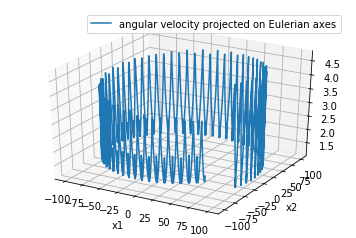

Write Python code to recreate this figure.
from numpy import sin, cos, pi, linspace
from scipy.integrate import odeint
import matplotlib as mpl
import matplotlib.pyplot as plt
from mpl_toolkits.mplot3d import Axes3D

t = linspace(0, 3.8, 1001)

def symmtop(y, t, I1, I3, M, g, h):
     theta, auxtheta, phi, auxphi, psi, auxpsi = y
     dydt = [auxtheta, 1/I1*(sin(theta)*(I1*auxphi*cos(theta)-I3*auxphi**2*cos(theta)-I3*auxphi*auxpsi+0.5*I3*M*g*h)), 
             auxphi, -1/(I1*sin(theta)**2+I3*cos(theta)**2)*(2*I1*auxtheta*auxphi*sin(theta)*cos(theta)-2*I3*auxtheta*auxphi*sin(theta)*cos(theta)+I3*auxpsi*auxtheta*sin(theta)), 
             auxpsi, -auxphi*cos(theta)+auxtheta*phi*sin(theta)]
     return dydt

I1 = 2; #I1 = I2 for symmetric top
I3 = 1;
M = 1; # mass of top
g = 9.8 #acceleration due to gravity
h = 0.5 #height of center of mass
y0 = [pi/4, 100, pi/4, 1, pi/4, 1] #initial conditions

sol = odeint(symmtop, y0, t, args=(I1, I3, M, g, h))


mpl.rcParams['legend.fontsize'] = 10

fig = plt.figure()
ax = fig.gca(projection='3d')
x = sol[:, 3]*sin(sol[:, 0])*sin(sol[:, 4])+sol[:, 1]*cos(sol[:, 4])
y = sol[:, 3]*sin(sol[:, 0])*sin(sol[:, 4])-sol[:, 1]*sin(sol[:, 4])
z = sol[:, 3]*cos(sol[:, 0])+sol[:, 5]
ax.plot(x, y, z, label='angular velocity projected on Eulerian axes')
ax.legend()
plt.xlabel('x1')
plt.ylabel('x2')
plt.show()
axis('equal')
